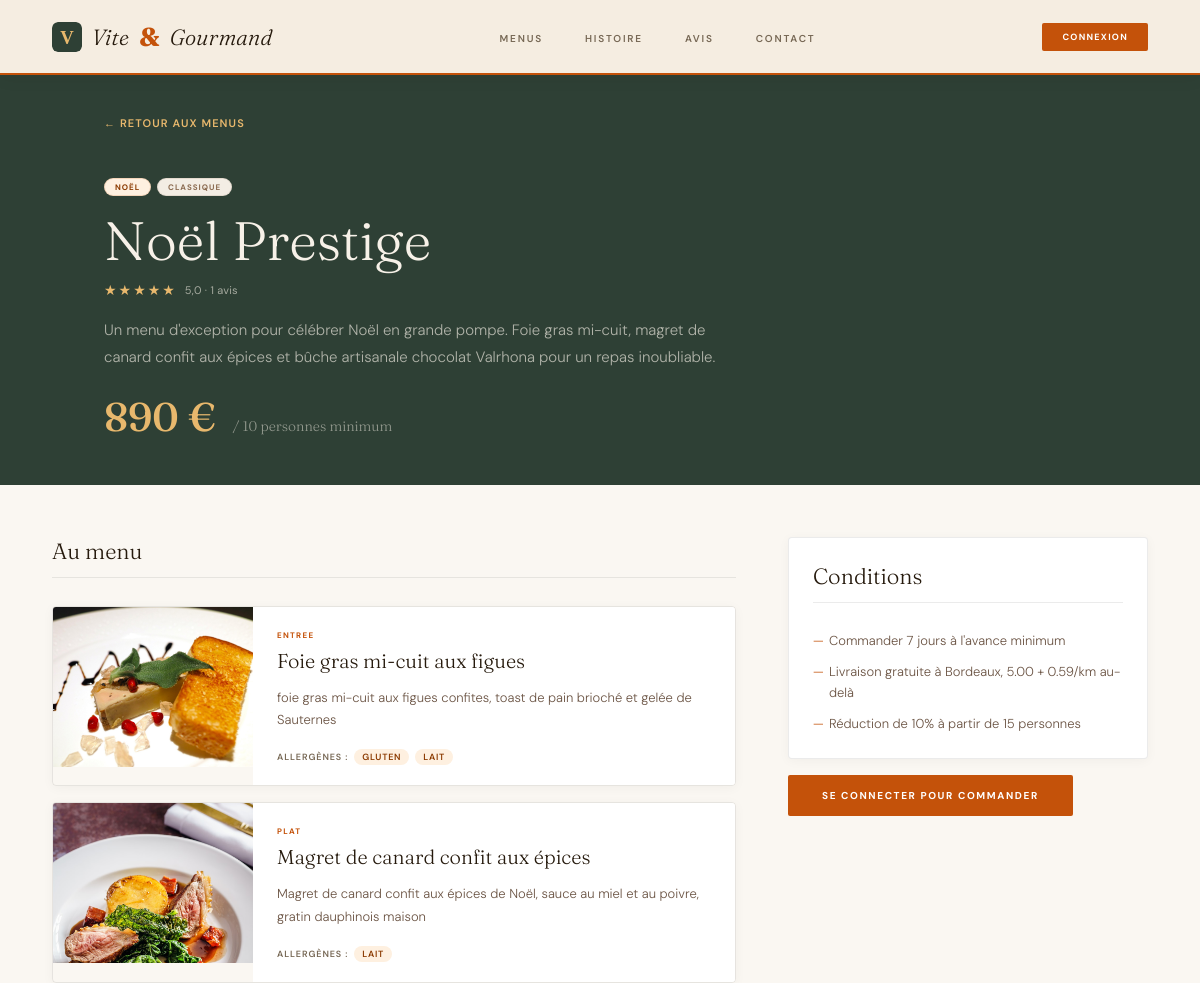
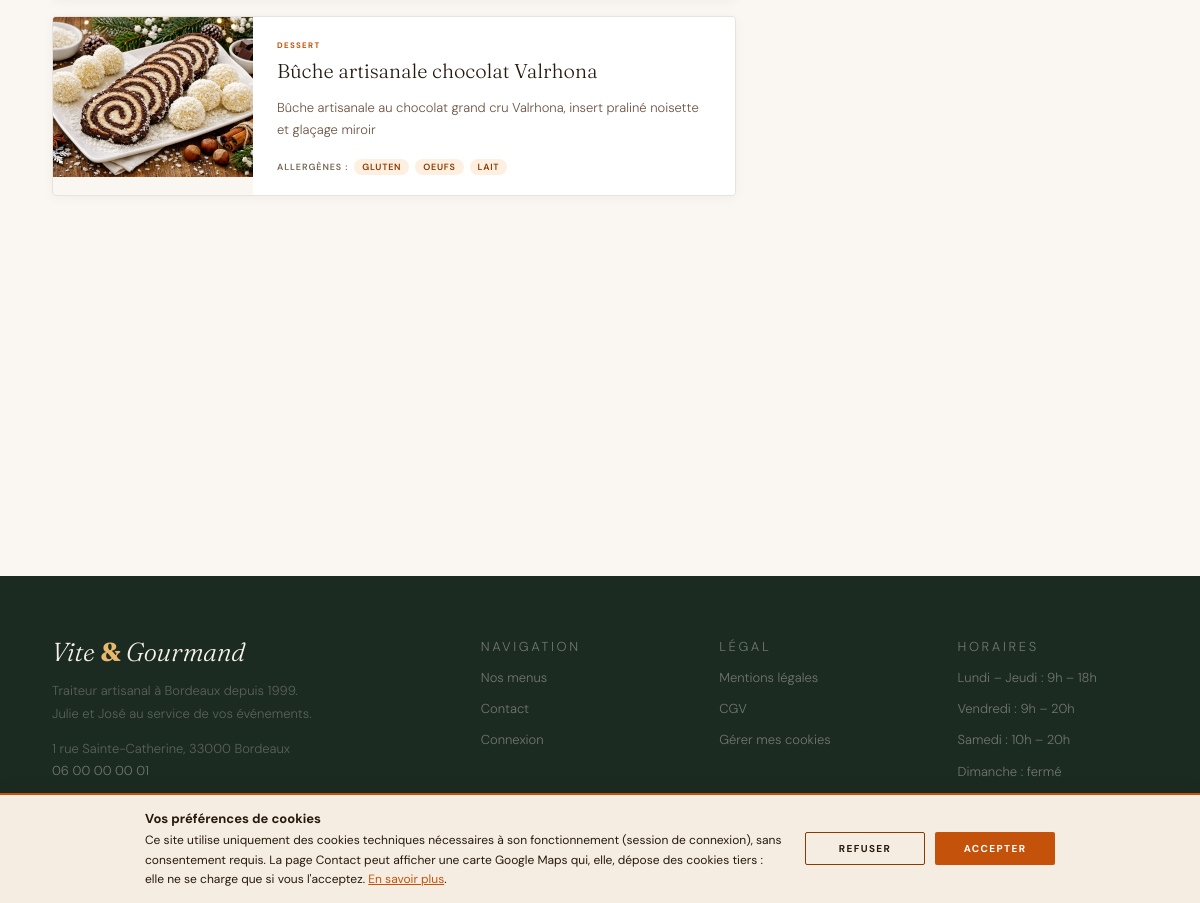
Screenshot of /menus/1 with the database file from the repository (2 pictures, top to bottom).
### tables this page shows
CREATE TABLE `menu` (
    `menu_id`         INT          NOT NULL AUTO_INCREMENT,
    `regime_id`       INT          NOT NULL,
    `theme_id`        INT          NOT NULL,
    `titre`           VARCHAR(150) NOT NULL,
    `description`     TEXT         NOT NULL,
    `nb_personnes_min`INT          NOT NULL,
    `prix_base`       DECIMAL(10,2)NOT NULL,
    `stock`           INT          NOT NULL,
    `image`           VARCHAR(255) NOT NULL,
    `actif`           BOOLEAN      NOT NULL DEFAULT 1,
    `created_at`      DATETIME     NOT NULL DEFAULT CURRENT_TIMESTAMP,
    PRIMARY KEY (`menu_id`),
    CONSTRAINT `fk_menu_regime` FOREIGN KEY (`regime_id`) REFERENCES `regime`(`regime_id`),
    CONSTRAINT `fk_menu_theme`  FOREIGN KEY (`theme_id`) REFERENCES `theme`(`theme_id`)
);

CREATE TABLE `theme` (
    `theme_id`        INT          NOT NULL AUTO_INCREMENT,
    `libelle`         VARCHAR(80)  NOT NULL,
    PRIMARY KEY (`theme_id`)
);

CREATE TABLE `regime`(
    `regime_id`       INT          NOT NULL AUTO_INCREMENT,
    `libelle`         VARCHAR(80)  NOT NULL,
    PRIMARY KEY (`regime_id`)
);

CREATE TABLE `plat` (
    `plat_id`         INT                                   NOT NULL AUTO_INCREMENT,
    `nom`             VARCHAR(150)                          NOT NULL,
    `type`            ENUM('entree', 'plat', 'dessert')     NOT NULL,
    `description`     TEXT                                  NULL,
    `photo`           VARCHAR(300)                          NULL,
    PRIMARY KEY (`plat_id`)
);

CREATE TABLE `condition_menu` (
    `condition_id`    INT          NOT NULL AUTO_INCREMENT,
    `menu_id`         INT          NOT NULL,
    `description`     TEXT         NOT NULL,
    PRIMARY KEY (`condition_id`),
    CONSTRAINT `fk_condition_menu` FOREIGN KEY (`menu_id`) REFERENCES `menu`(`menu_id`)
);

### app/Views/menus/detail.php (the view, shortened to what the rows shown need)
<main>
<section class="menu-detail-s">
    <div class="user-header menu-hero reveal">
        <div class="wrap">
            <a href="/menus" class="menu-detail-back">← Retour aux menus</a>
            <div class="menu-tags">
                <span class="mtag mtag-<?= strtr(mb_strtolower($menu['theme']), ['é' => 'e', 'è' => 'e', 'ê' => 'e', 'ë' => 'e', 'à' => 'a', 'â' => 'a', 'ô' => 'o', 'ç' => 'c', ' ' => '-']) ?>">
                    <?= htmlspecialchars($menu['theme']) ?>
                </span>
                <span class="mtag mtag-reg">
                    <?= htmlspecialchars($menu['regime']) ?>
                </span>
            </div>
            <h1 class="sec-h2"><?= htmlspecialchars($menu['titre']) ?></h1>
            <?php $noteM = (float)$menu['note_moyenne']; $nbAvis = (int)$menu['nb_avis']; $pleines = (int)round($noteM); ?>
            <div class="menu-rating menu-hero-rating">
                <?php if ($nbAvis > 0): ?>
                    <span class="menu-stars" aria-label="Note : <?= number_format($noteM, 1, ',', '') ?> sur 5">
                        <?php for ($i = 1; $i <= 5; $i++): ?><span class="menu-star<?= $i <= $pleines ? ' on' : '' ?>">★</span><?php endfor; ?>
                    </span>
                    <span class="menu-rating-count"><?= number_format($noteM, 1, ',', '') ?> · <?= $nbAvis ?> avis</span>
                <?php else: ?>
                    <span class="menu-rating-none">Pas encore d'avis</span>
                <?php endif; ?>
            </div>
            <p class="menu-hero-desc"><?= htmlspecialchars($menu['description']) ?></p>
            <div class="menu-hero-prix">
                <?= number_format($menu['prix_base'], 0, ',', ' ') ?> €
                <span>/ <?= $menu['nb_personnes_min'] ?> personnes minimum</span>
            </div>
        </div>
    </div>
    <div class="wrap">
        <div class="menu-detail-grid">
<div class="menu-detail-plats reveal">
    <h2 class="menu-detail-section-title">Au menu</h2>
    <?php foreach ($plats as $plat): ?>
    <div class="plat-card">
        <?php if ($plat['photo']): ?>
        <div class="plat-card-img">
            <img src="<?= htmlspecialchars($plat['photo']) ?>"
                 alt="<?= htmlspecialchars($plat['nom']) ?>"
                 loading="lazy">
        </div>
        <?php endif; ?>
        <div class="plat-card-body">
            <div class="menu-detail-plat-type"><?= htmlspecialchars($plat['type']) ?></div>
            <h3 class="menu-detail-plat-nom"><?= htmlspecialchars($plat['nom']) ?></h3>
            <?php if ($plat['description']): ?>
                <p class="menu-detail-plat-desc"><?= htmlspecialchars($plat['description']) ?></p>
            <?php endif; ?>
            <?php if (!empty($plat['allergenes'])): ?>
                <div class="menu-detail-allergenes">
                    <span class="allergene-label">Allergènes :</span>
                    <?php foreach ($plat['allergenes'] as $allergene): ?>
                        <span class="allergene-tag"><?= htmlspecialchars($allergene['libelle']) ?></span>
                    <?php endforeach; ?>
                </div>
            <?php endif; ?>
        </div>
    </div>
    <?php endforeach; ?>
</div>
            <div class="menu-detail-aside reveal">
                <?php if (!empty($conditions)): ?>
                <div class="menu-detail-conditions">
                    <h2 class="menu-detail-section-title">Conditions</h2>
                    <ul class="conditions-liste">
                        <?php foreach ($conditions as $condition): ?>
                            <li><?= htmlspecialchars($condition['description']) ?></li>
                        <?php endforeach; ?>
                    </ul>
                </div>
                <?php endif; ?>
                <?php if ($menu['stock'] <= 0): ?>
                    <p class="menu-stock-alert">Ce menu est épuisé pour le moment.</p>
                    <span class="hbtn hbtn-off"><span>Épuisé</span></span>
                <?php else: ?>
                    <?php if (isset($_SESSION['user'])): ?>
                        <a href="/commande?menu_id=<?= $menu['menu_id'] ?>" class="hbtn">
                            <span>Commander ce menu</span>
                        </a>
                    <?php else: ?>
                        <a href="/connexion?redirect=<?= urlencode('/commande?menu_id=' . $menu['menu_id']) ?>" class="hbtn">
                            <span>Se connecter pour commander</span>
                        </a>
                    <?php endif; ?>
                <?php endif; ?>
            </div>
        </div>
    </div>
</section>
</main>

### core/Router.php (shortened to what the rows shown need)
<?php
class Router
{
    private array $routes = [];
    public function add(string $method, string $path, string $controller, string $action): void
    {
        $this->routes[] = [
            'method' => strtoupper($method),
            'path' => $path,
            'controller' => $controller,
            'action' => $action,
        ];
    }
    public function dispatch(): void
    {
        $uri = parse_url($_SERVER['REQUEST_URI'], PHP_URL_PATH);
        $uri = $uri ?: '/';
        foreach ($this->routes as $route) {
            $pattern = preg_replace('#:([a-zA-Z]+)#', '([^/]+)', $route['path']);
            $pattern = '#^' . $pattern . '$#';
            if (preg_match($pattern, $uri, $matches)) {
                $action          = $route['action'];
                $controller      = new $controllerClass();
                $controller->$action();
                return;
            }
        }
        require VIEWS_PATH . '/layouts/header.php';
        require VIEWS_PATH . '/layouts/footer.php';
    }
}

### app/Views/layouts/header.php (shortened to what the rows shown need)
<!DOCTYPE html>
<html lang="fr">
<head>
    <link rel="stylesheet" href="/assets/css/style.css">
</head>
<body>
<nav class="nav" id="nav" role="navigation" aria-label="Navigation principale">
    <a href="/" class="nav-logo">
        <img src="/assets/images/favicon.svg" alt="" class="nav-logo-img">
        Vite <em>&</em> Gourmand
    </a>
    <ul class="nav-links" id="nav-links" role="list">
        <li><a href="/menus">Menus</a></li>
        <li><a href="/#histoire">Histoire</a></li>
        <li><a href="/#avis">Avis</a></li>
        <li><a href="/contact">Contact</a></li>
    </ul>
    <div class="nav-actions">
        <?php if (isset($_SESSION['user'])): ?>
            <?php if ($_SESSION['user']['role'] === 'administrateur'): ?>
                <a href="/admin" class="nav-link-admin">Espace admin</a>
            <?php elseif ($_SESSION['user']['role'] === 'employe'): ?>
                <a href="/employe" class="nav-link-admin">Espace employé</a>
            <?php endif; ?>
            <a href="/mon-compte" class="nav-btn"><span><?= htmlspecialchars($_SESSION['user']['prenom']) ?></span></a>
        <?php else: ?>
            <a href="/connexion" class="nav-btn"><span>Connexion</span></a>
        <?php endif; ?>
    </div>
</nav>

### app/Views/layouts/footer.php (shortened to what the rows shown need)
<?php
try {
    $horaireLignes = (new HoraireModel())->getLignes();
} catch (Throwable $e) {
    $horaireLignes = [];
}
?>
<footer>
    <div class="footer-grid">
        <div>
            <p class="f-logo">Vite <em>&</em> Gourmand</p>
            <p class="f-tagline">Traiteur artisanal à Bordeaux depuis 1999.<br>Julie et José au service de vos événements.</p>
            <p class="f-tagline" style="margin-top:12px;"> 1 rue Sainte-Catherine, 33000 Bordeaux
                <br>
                <a href="tel:+33600000001" style="color:rgba(247,241,232,.38);">06 00 00 00 01</a>
        </p>
        </div>
        <div class="f-col">
            <p class="f-col-t">Navigation</p>
            <a href="/menus">Nos menus</a>
            <a href="/contact">Contact</a>
            <?php if (isset($_SESSION['user'])): ?>
                <a href="/mon-compte">Mon compte</a>
            <?php else: ?>
                <a href="/connexion">Connexion</a>
            <?php endif; ?>
        </div>
        <div class="f-col">
            <p class="f-col-t">Légal</p>
            <a href="/mentions-legales">Mentions légales</a>
            <a href="/cgv">CGV</a>
            <a href="#" id="cookie-manage">Gérer mes cookies</a>
        </div>
        <div class="f-col">
            <p class="f-col-t">Horaires</p>
            <?php if ($horaireLignes): ?>
                <?php foreach ($horaireLignes as $ligne): ?>
                    <p><?= htmlspecialchars($ligne['jours']) ?> : <?= htmlspecialchars($ligne['heures']) ?></p>
                <?php endforeach; ?>
            <?php else: ?>
                <p>Lun–Ven : 9h – 18h</p>
                <p>Samedi : 10h – 20h</p>
                <p>Dimanche : fermé</p>
            <?php endif; ?>
        </div>
    </div>
    <div class="footer-bottom">
        <p>© <?= date('Y') ?> Vite & Gourmand — Tous droits réservés</p>
        <p>Réalisé par FastDev</p>
    </div>
</footer>
<div class="cookie-banner" id="cookie-banner" role="dialog" aria-modal="false" aria-labelledby="cookie-title" aria-describedby="cookie-description" hidden>
    <p>
        <strong id="cookie-title">Vos préférences de cookies</strong>
        <span id="cookie-description">Ce site utilise uniquement des cookies techniques nécessaires à son fonctionnement
        (session de connexion), sans consentement requis. La page Contact peut afficher une carte Google Maps qui,
        elle, dépose des cookies tiers : elle ne se charge que si vous l'acceptez.
        <a href="/mentions-legales">En savoir plus</a>.</span>
    </p>
    <div class="cookie-actions">
        <button type="button" id="cookie-refuse" class="cookie-refuse">Refuser</button>
        <button type="button" id="cookie-accept" class="cookie-accept">Accepter</button>
    </div>
</div>
</body>
</html>

### rows the page displays
menu: theme.libelle "NOËL", regime.libelle "CLASSIQUE", titre "Noël Prestige", noteM "5,0", nbAvis "1", description "Un menu d'exception pour célébrer Noël en grande pompe. Foie gras mi-cuit, magret de canard confit aux épices et bûche artisanale chocolat Valrhona pour un repas inoubliable.", prix_base "890", nb_personnes_min "10", jours "Lundi – Jeudi", heures "9h – 18h", jours "Vendredi", heures "9h – 20h", jours "Samedi", heures "10h – 20h", jours "Dimanche", heures "fermé"
plat: photo (picture), type "ENTREE", nom "Foie gras mi-cuit aux figues", description "foie gras mi-cuit aux figues confites, toast de pain brioché et gelée de Sauternes", libelle "GLUTEN", libelle "LAIT"
plat: photo (picture), type "PLAT", nom "Magret de canard confit aux épices", description "Magret de canard confit aux épices de Noël, sauce au miel et au poivre, gratin dauphinois maison", libelle "LAIT"
plat: photo (picture), type "DESSERT", nom "Bûche artisanale chocolat Valrhona", description "Bûche artisanale au chocolat grand cru Valrhona, insert praliné noisette et glaçage miroir", libelle "GLUTEN", libelle "OEUFS", libelle "LAIT"
condition_menu: description "Commander 7 jours à l'avance minimum"
condition_menu: description "Livraison gratuite à Bordeaux, 5.00 + 0.59/km au-delà"
condition_menu: description "Réduction de 10% à partir de 15 personnes"
